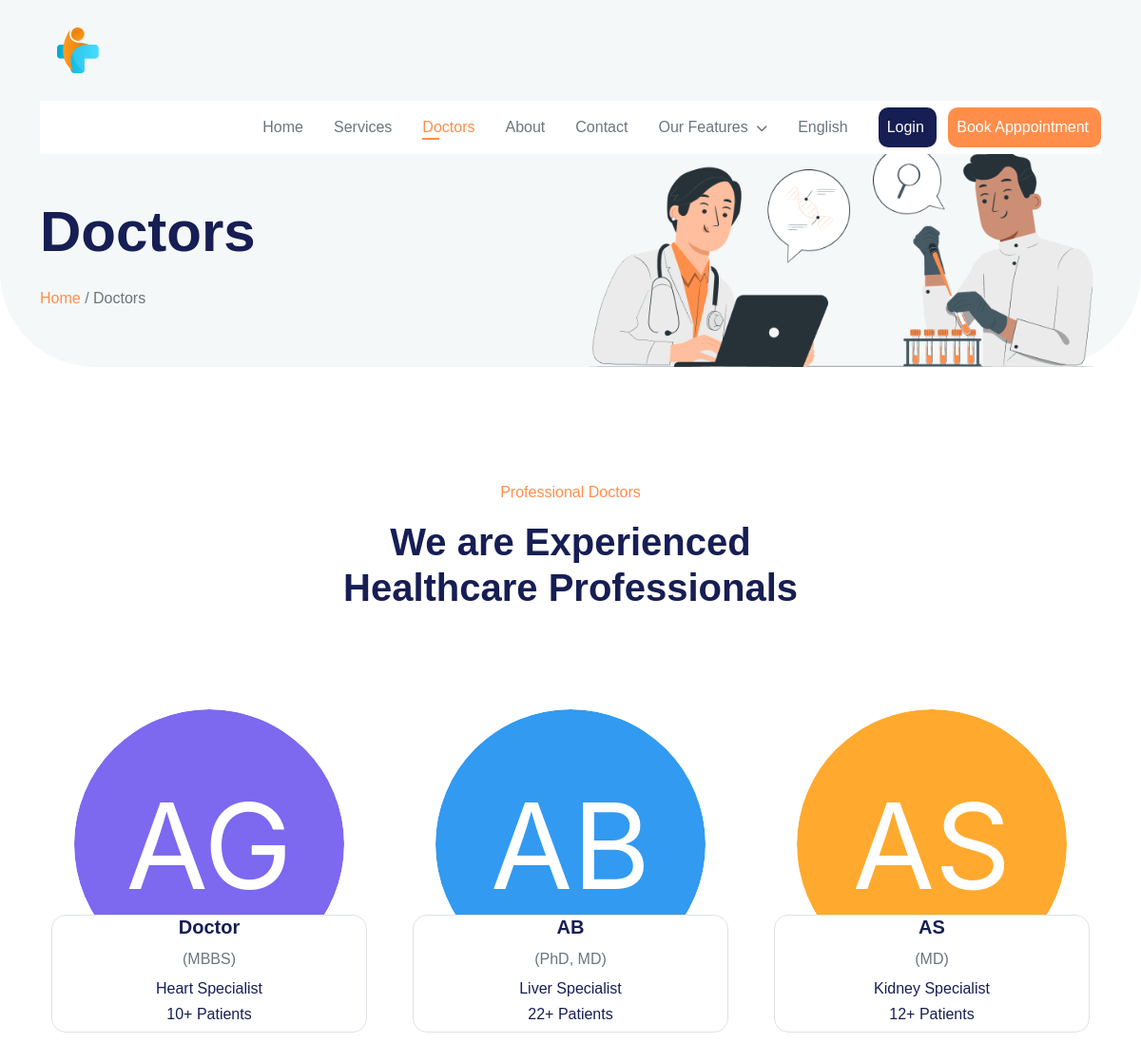
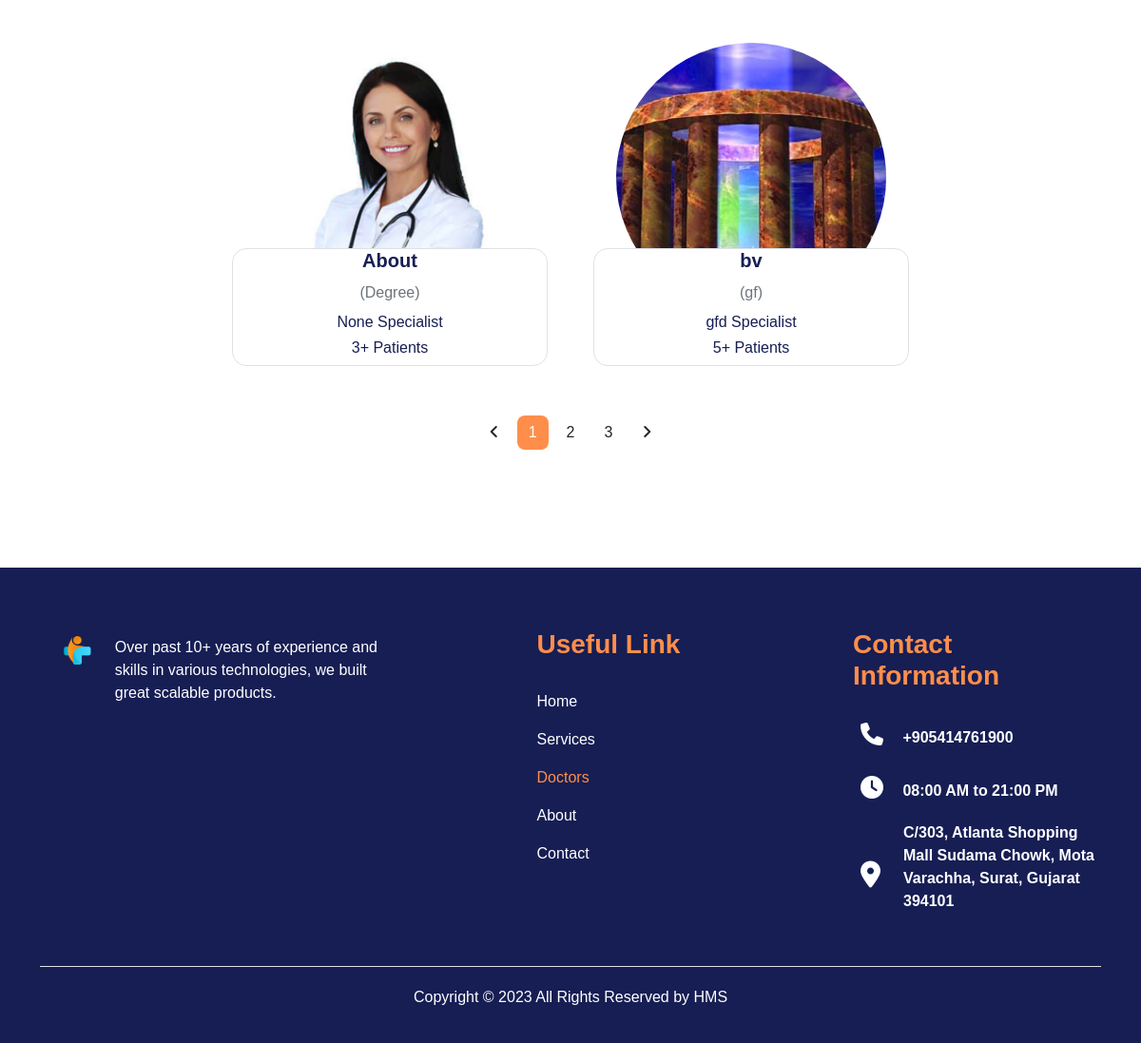
/Frontend/doctors.php, run on the app's committed database (2 pictures, top to bottom).
### tables this page shows
CREATE TABLE `doctor_master` (
  `doctor_id` int NOT NULL,
  `image` blob,
  `name` varchar(50) DEFAULT NULL,
  `degree` varchar(20) DEFAULT NULL,
  `speciality` varchar(50) DEFAULT NULL,
  `patients` int DEFAULT NULL,
  `status` varchar(10) DEFAULT 'Active'
);

### Frontend/doctors.php (the view, shortened to what this page needs)
<!DOCTYPE html>
<html lang="en">
<head>
  <link href="https://cdn.jsdelivr.net/npm/bootstrap@5.2.3/dist/css/bootstrap.min.css" rel="stylesheet"
>
  <link rel="stylesheet" href="style.css">
  <link rel="stylesheet" href="https://cdnjs.cloudflare.com/ajax/libs/OwlCarousel2/2.3.4/assets/owl.carousel.min.css"
 />
  <link rel="stylesheet"
    href="https://cdnjs.cloudflare.com/ajax/libs/OwlCarousel2/2.3.4/assets/owl.theme.default.min.css"
 />
  <link rel="stylesheet" href="https://cdn.jsdelivr.net/npm/swiper@10/swiper-bundle.min.css" />
</head>
<body>
  <main style=" border-radius: 0px 0px 100px 100px; background: rgb(245,248,249);">
    <div class="container">
      <nav class="navbar navbar-expand-xl navbar-light">
        <a class="navbar-brand ms-0" href="#">
          <img class="img-fluid" src="logo.png" alt="" style="transform: scale(0.6);">
        </a>
        <div class="collapse navbar-collapse p-4 pt-1 p-xl-0 shadow" id="navbarSupportedContent">
          <ul class="navbar-nav ms-auto mb-2 mb-xl-0">
            <li class="nav-item p-xl-2">
              <a class="nav-link text-secondary" href="index.php">Home</a>
            </li>
            <li class="nav-item p-xl-2">
              <a class="nav-link text-secondary" href="services.php">Services</a>
            </li>
            <li class="nav-item p-xl-2">
              <a class="nav-link active text-secondary" aria-current="page" href="doctors.php">Doctors</a>
            </li>
            <li class="nav-item p-xl-2">
              <a class="nav-link text-secondary" href="about.php">About</a>
            </li>
            <li class="nav-item p-xl-2">
              <a class="nav-link text-secondary" href="contact.php">Contact</a>
            </li>
            <li class="nav-item dropdown p-xl-2 position-relative">
              <a class="nav-link dropdown-toggle1 text-secondary" href="#" id="navbarDropdown1">
                Our Features
                <i class="fas fa-chevron-down text-secondary ps-1" style="font-size: 12px;"></i>
              </a>
            </li>
            <li class="nav-item dropdown p-xl-2">
              <a class="nav-link dropdown-toggle2 text-secondary" href="#" id="navbarDropdown2">
                English
              </a>
            </li>
          </ul>
          <div class="text-xl-end ms-xl-3" style="overflow: hidden;">
            <a class="btn text-white ps-xxl-3 ps-2 py-2 me-2 " href="register.php"
              style="background: rgb(22,30,84); border-radius: .625rem;">Login</a>
            <a class="btn text-white ps-xxl-3 ps-2 py-2" href="appointment.php"
              style="background: rgb(255,142,75); border-radius: .625rem;">Book Apppointment</a>
          </div>
        </div>
      </nav>
    </div>
    <div class="container pt-5" style="overflow: hidden;">
      <div class="row">
        <div class="col-lg-6 align-self-center">
          <h1 class="text-center text-lg-start fw-bold myhead1" style="color: rgb(22,30,84); font-size: 40px;">Doctors
          </h1>
          <h6 class="text-center text-lg-start mt-4" style="color: rgb(255,142,75);">Home
            <span class="text-center text-lg-start text-secondary"> / Doctors</span>
          </h6>
        </div>
        <div class="col-lg-6 pt-5 pt-lg-0">
          <img class="img-fluid" src="Doctors.png" alt="">
        </div>
      </div>
    </div>
  </main>
  <section>
    <div class="container mt-xl-5 p-xl-4">
      <div class="py-5">
        <div class="text-center">
          <p style="color: rgb(255,142,75);">Professional Doctors</p>
          <h1 class="col-lg-6 mx-auto" style="color: rgb(22,30,84); font-weight: 800;">We are Experienced
            Healthcare Professionals</h1>
        </div>
        <div class="row mt-5 gx-5 gy-5 justify-content-center">
          <?php
          include("conn.php");
          $sql = "select * from doctor_master where status = 'Active'";
          $query = mysqli_query($con, $sql);
          while ($row = mysqli_fetch_array($query)) {
            ?>
            <div class="col-md-6 col-lg-4 col-xxl-3">
              <div class="position-relative pb-5 justify-content-center d-flex">
                <?php
                echo "<img class='p-2 img-fluid rounded-circle' style='height: 300px; width: 300px; object-fit: cover;' src='Backend/pages/tables/images/" . $row['image'] . "'>";
                ?>
                <div class="position-absolute bottom-0 border bg-white w-100 text-center" style="border-radius: 15px;">
                  <h5 class="fw-bold" style="color: rgb(22,30,84);">
                    <?php echo $row['name']; ?>
                  </h5>
                  <h6 class="py-1 text-secondary">
                    (<?php echo $row['degree']; ?>)
                  </h6>
                  <h6 style="color: rgb(22,30,84);">
                    <?php echo $row['speciality']; ?> Specialist
                  </h6>
                  <h6 style="color: rgb(22,30,84);">
                    <?php echo $row['patients']; ?>+ Patients
                  </h6>
                </div>
              </div>
            </div>
            <?php
          }
          ?>
        </div>
        <nav class="my-5" aria-label="Page navigation example">
          <ul class="justify-content-center pagination">
            <li class="page-item disabled m-1">
              <a class="page-link text-dark border-0 rounded-3 shadow-none" href="#" aria-label="Previous">
                <i class="fa-solid fa-angle-left"></i>
              </a>
            </li>
            <li class="page-item active m-1" aria-current="page">
              <a class="page-link text-dark border-0 rounded-3 shadow-none" href="#">1</a>
            </li>
            <li class="page-item m-1">
              <a class="page-link text-dark border-0 rounded-3 shadow-none" href="dpage2.php">2</a>
            </li>
            <li class="page-item m-1">
              <a class="page-link text-dark border-0 rounded-3 shadow-none" href="dpage3.php">3</a>
            </li>
            <li class="page-item m-1">
              <a class="page-link text-dark border-0 rounded-3 shadow-none" href="dpage2.php" aria-label="Next">
                <i class="fa-solid fa-angle-right"></i>
              </a>
            </li>
          </ul>
        </nav>
      </div>
    </div>
  </section>
  <footer style="background: rgb(22,30,84);">
    <div class="container text-white pt-5 pb-1">
      <div class="row justify-content-between">
        <div class="col-lg-4">
          <div class="d-lg-flex">
            <div class="p-4">
              <img class="img-fluid" src="logo.png" alt="">
            </div>
            <p class="pt-4">
              Over past 10+ years of experience and skills in various technologies, we built great
              scalable
              products.
            </p>
          </div>
        </div>
        <div class="col-md-6 col-lg-2">
          <h3 class="fw-bold py-3" style="color: rgb(255,142,75);">Useful Link</h3>
          <ul class="list-unstyled">
            <li class="py-2">
              <a class="text-decoration-none text-white" href="index.php">Home</a>
            </li>
            <li class="py-2">
              <a class="text-decoration-none text-white" href="services.php">Services</a>
            </li>
            <li class="py-2">
              <a class="text-decoration-none" style="color: rgb(255,142,75);" href="doctors.php">Doctors</a>
            </li>
            <li class="py-2">
              <a class="text-decoration-none text-white" href="about.php">About</a>
            </li>
            <li class="py-2">
              <a class="text-decoration-none text-white" href="contact.php">Contact</a>
            </li>
          </ul>
        </div>
        <div class="col-md-6 col-lg-3">
          <h3 class="fw-bold py-3" style="color: rgb(255,142,75);">Contact Information</h3>
          <ul class="list-unstyled fw-bold">
            <li class="pb-2">
              <i class="fa-solid fa-phone p-2 pe-3 fs-4"></i>
              <a class="text-decoration-none text-white" href="tel:+905414761900">+905414761900</a>
            </li>
            <li class="py-2">
              <i class="fa-solid fa-clock p-2 pe-3 fs-4"></i>
              08:00 AM to 21:00 PM
            </li>
            <li class="pt-2 d-flex">
              <i class="fa-solid fa-location-dot align-self-center p-2 pe-4 fs-3"></i>
              <p>C/303, Atlanta Shopping Mall Sudama Chowk, Mota Varachha, Surat, Gujarat 394101</p>
            </li>
          </ul>
        </div>
      </div>
      <div
        class="d-flex justify-content-between flex-wrap flex-md-nowrap align-items-center pt-3 pb-2 mb-1 border-bottom">
      </div>
      <p class="text-center p-3">Copyright © 2023 All Rights Reserved by HMS</p>
    </div>
  </footer>
</body>
</html>

### Frontend/style.css (style rules this page uses)
* { box-sizing: border-box; letter-spacing: 0px; }
body { margin: 0px; padding: 0px; font-family: Product-sans, sans-serif; }
.dropdown-toggle2::after { display: none !important; }
@media screen and (min-width: 1200px) and (max-width: 1399px) { nav a { font-size: 14px; } }
@media screen and (max-width: 1200px) { .navbar .navbar-collapse { background: white !important; position: absolute; top: 100%; width: 100%; } }
@media screen and (min-width: 1200px) { .navbar .navbar-collapse { box-shadow: none !important; } }
nav a { font-weight: 545; }
.nav-link { position: relative; }
.nav-link::after { display: block !important; content: ""; background-color: transparent; position: absolute; width: 18px; height: 2px; bottom: 7px; left: 8px; }
.nav-link.active, .nav-link:hover { color: rgb(255, 142, 75) !important; transition: 0.15s ease-in; }
.nav-item:has(.nav-link.active)>.nav-link::after, .nav-item:has(.nav-link:hover)>.nav-link::after, .nav-item li:has(.nav-link:hover) .nav-link::after, .nav-item li:has(.nav-link.active) .nav-link::after { background-color: rgb(255, 142, 75) !important; transition: 0.15s ease-in; }
@media screen and (min-width: 720px) { .myhead1 { font-size: 60px !important; } }
.active>.page-link { background: rgb(255, 142, 75); color: white !important; }

### data on the page
doctor_master: image (picture), name "Doctor", degree "MBBS", speciality "Heart", patients "10"
doctor_master: image (picture), name "AB", degree "PhD, MD", speciality "Liver", patients "22"
doctor_master: image (picture), name "AS", degree "MD", speciality "Kidney", patients "12"
doctor_master: image (picture), name "About", degree "Degree", speciality "None", patients "3"
doctor_master: image (picture), name "bv", degree "gf", speciality "gfd", patients "5"
